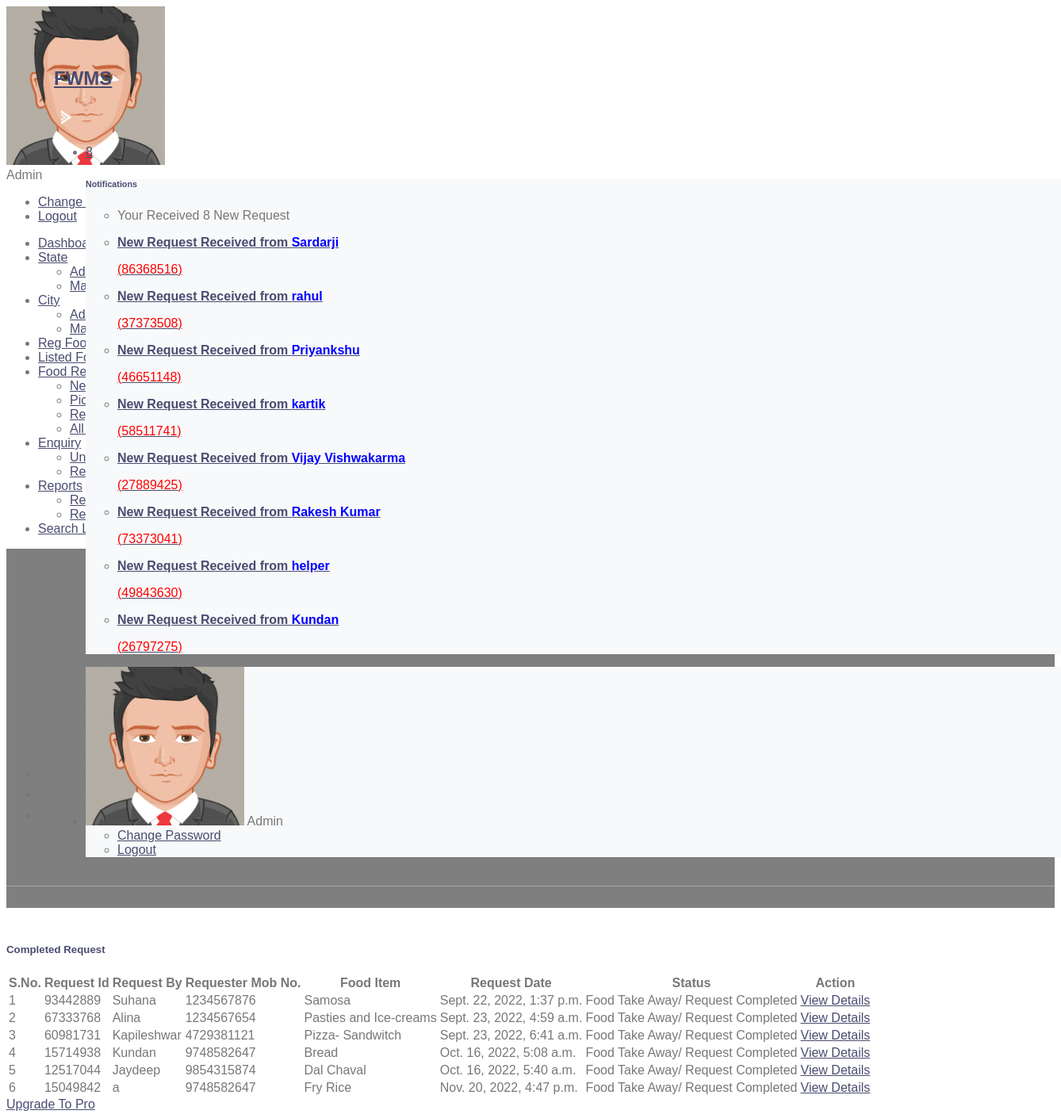
Screenshot of /completeRequest (signed in) with the database file from the repository.
### foodwaste/models.py (models this page shows, shortened)
class Foodrequests(models.Model):
    food = models.ForeignKey(Food, on_delete=models.CASCADE, null=True)
    requestNumber = models.CharField(max_length=150, null=True)
    fullName = models.CharField(max_length=250, null=True)
    mobileNumber = models.CharField(max_length=15, null=True)
    message = models.CharField(max_length=350, null=True)
    requestDate = models.DateTimeField(auto_now_add=True)
    status = models.CharField(max_length=50, null=True) #tobc
    donorRemark = models.CharField(max_length=250, null=True)
    requestCompletionDate = models.DateField(null=True)

class Food(models.Model):
    donorid = models.ForeignKey(Donor, on_delete=models.CASCADE, null=True)
    foodId = models.CharField(max_length=150, null=True)
    FoodItems = models.CharField(max_length=250, null=True)
    city = models.ForeignKey(City, on_delete=models.CASCADE)
    Description = models.CharField(max_length=300, null=True)
    PickupDate = models.DateField(null=True)
    PickupAddress = models.CharField(max_length=250, null=True)
    ContactPerson = models.CharField(max_length=150, null=True)
    CPMobNumber = models.CharField(max_length=15, null=True)
    Image = models.FileField(null=True,blank=True)
    CreationDate = models.DateTimeField(auto_now_add=True)
    UpdationDate = models.DateField(null=True)

### foodwaste/views.py (the view)
# urls.py: path('completeRequest', completeRequest, name='completeRequest'),
def completeRequest(request):
    if not request.user.is_authenticated:
        return redirect('admin_login')
    foodrequest = Foodrequests.objects.filter(status='Food Take Away/ Request Completed')
    return render(request, 'admin/completeRequest.html', locals())

### foodwaste/templatetags/custom_tag.py (called while the page is built)
@register.filter(name = 'notification')
def notification(obj):
    foodrequest  = Foodrequests.objects.filter(status=None)
    return foodrequest

@register.simple_tag()
def notificationcount(*args, **kwargs):
    foodrequestcount  = Foodrequests.objects.filter(status=None).count()
    return foodrequestcount

### foodwaste/templates/admin/completeRequest.html (shortened to what this page needs)
{% extends 'admin_base.html' %}
{% load static %}
{% block main %}
<section class="pcoded-main-container">
    <div class="pcoded-content">
        <div class="page-header">
            <div class="page-block">
                <div class="row align-items-center">
                    <div class="col-md-12">
                        <div class="page-header-title">
                            <h5 class="m-b-10">Completed Request</h5>
                        </div>
                        <ul class="breadcrumb">
                            <li class="breadcrumb-item"><a href="{% url 'dashboard' %}"></a></li>
                            <li class="breadcrumb-item"><a href="">Request</a></li>
                            <li class="breadcrumb-item"><a href="">Completed Request</a></li>
                        </ul>
                    </div>
                </div>
            </div>
        </div>
        <div class="row">
            <div class="col-md-12">
                <div class="card">
                    <div class="card-header">
                        <h5>Completed Request</h5>
                    </div>
                    <div class="card-body table-border-style">
                        <div class="table-responsive">
                            <table class="table">
                                <thead>
                                <tr>
                                    <th class="ml-5">S.No.</th>
                                    <th>Request Id</th>
                                    <th>Request By</th>
                                    <th>Requester Mob No.</th>
                                    <th>Food Item</th>
                                    <th>Request Date</th>
                                    <th>Status</th>
                                    <th>Action</th>
                                </tr>
                                </thead>
                                <tbody>
                                {% for i in foodrequest %}
                                <tr>
                                    <td>{{forloop.counter}}</td>
                                    <td>{{i.requestNumber}}</td>
                                    <td>{{i.fullName}}</td>
                                    <td>{{i.mobileNumber}}</td>
                                    <td>{{i.food.FoodItems}}</td>
                                    <td>{{i.requestDate}}</td>
                                    {% if i.status == None%}
                                    <td>Not Update Yet</td>
                                    {% else %}
                                    <td>{{i.status}}</td>
                                    {% endif %}
                                    <td><a href="{% url 'view_requestDtls' i.id %}" class="text-primary">View Details</a></td>
                                </tr>
                                {% endfor %}
                                </tbody>
                            </table>
                        </div>
                    </div>
                </div>
            </div>
        </div>
    </div>
</section>
{% endblock %}

### foodwaste/templates/admin_base.html (shortened to what this page needs)
{% load static %}
{% load custom_tag %}
<!DOCTYPE html>
<html lang="en">
<head>
    <link rel="stylesheet" href="{% static 'assets/css/style.css' %}">
</head>
<body class="">
<nav class="pcoded-navbar  ">
    <div class="navbar-wrapper  ">
        <div class="navbar-content scroll-div ">
            <div class="">
                <div class="main-menu-header">
                    <img class="img-radius" src="{% static 'assets/images/user/avatar-2.png' %}" alt="User-Profile-Image">
                    <div class="user-details">
                        <div id="more-details">Admin</div>
                    </div>
                </div>
                <div class="collapse" id="nav-user-link">
                    <ul class="list-unstyled">
                        <li class="list-group-item"><a href="{% url 'changePassword' %}">Change Password</a>
                        </li>
                        <li class="list-group-item"><a href="/logout">Logout</a></li>
                    </ul>
                </div>
            </div>
            <ul class="nav pcoded-inner-navbar ">
                <li class="nav-item">
                    <a href="{% url 'dashboard' %}" class="nav-link "><span class="pcoded-micon"></span><span
                            class="pcoded-mtext">Dashboard</span></a>
                </li>
                <li class="nav-item pcoded-hasmenu">
                    <a href="#" class="nav-link "><span class="pcoded-micon"></span><span
                            class="pcoded-mtext">State</span></a>
                    <ul class="pcoded-submenu">
                        <li><a href="{% url 'addState' %}">Add State</a></li>
                        <li><a href="{% url 'manageState' %}">Manage State</a></li>
                    </ul>
                </li>
                <li class="nav-item pcoded-hasmenu">
                    <a href="#" class="nav-link "><span class="pcoded-micon"></span><span
                            class="pcoded-mtext">City</span></a>
                    <ul class="pcoded-submenu">
                        <li><a href="{% url 'addCity' %}">Add City</a></li>
                        <li><a href="{% url 'manageCity' %}">Manage City</a></li>
                    </ul>
                </li>
                <li class="nav-item">
                    <a href="{% url 'regFoodDonor' %}" class="nav-link "><span class="pcoded-mtext">Reg Food Donor</span></a>
                </li>
                <li class="nav-item">
                    <a href="{% url 'listedFood' %}" class="nav-link "><span class="pcoded-mtext">Listed Food</span></a>
                </li>
                <li class="nav-item pcoded-hasmenu">
                    <a href="#" class="nav-link "><span class="pcoded-mtext">Food Request</span></a>
                    <ul class="pcoded-submenu">
                        <li><a href="{% url 'newRequest' %}">New Request</a></li>
                        <li><a href="{% url 'completeRequest' %}">Picked/Take Away/Completed</a></li>
                        <li><a href="{% url 'rejectRequest' %}">Rejected Request</a></li>
                        <li><a href="{% url 'allRequest' %}">All Request</a></li>
                    </ul>
                </li>
                <li class="nav-item pcoded-hasmenu">
                    <a href="#" class="nav-link "><span class="pcoded-micon"></span><span
                            class="pcoded-mtext">Enquiry</span></a>
                    <ul class="pcoded-submenu">
                        <li><a href="{% url 'unreadEnquiry' %}">Unread Enquiry</a></li>
                        <li><a href="{% url 'readEnquiry' %}">Read Enquiry</a></li>
                    </ul>
                </li>
                <li class="nav-item pcoded-hasmenu">
                    <a href="#" class="nav-link "><span class="pcoded-micon"></span><span
                            class="pcoded-mtext">Reports</span></a>
                    <ul class="pcoded-submenu">
                        <li><a href="{% url 'reportDonatedFood' %}">Report of Donated Food</a></li>
                        <li><a href="{% url 'reportregfoodDonor' %}">Report of Reg Food Donor</a></li>
                    </ul>
                </li>
                <li class="nav-item">
                    <a href="{% url 'searchFood' %}" class="nav-link "><span class="pcoded-mtext">Search Listed Food</span></a>
                </li>
            </ul>
        </div>
    </div>
</nav>
<header class="navbar pcoded-header navbar-expand-lg navbar-light header-dark">
    <div class="m-header">
        <a href="#!" class="b-brand">
            <h2>FWMS</h2>
            <img src="{% static 'assets/images/logo-icon.png' %}" alt="" class="logo-thumb">
        </a>
    </div>
    <div class="collapse navbar-collapse">
        <ul class="navbar-nav ml-auto">
            <li>
                <div class="dropdown">
                    <a class="dropdown-toggle" href="#" data-toggle="dropdown">
                        <span class="badge badge-pill badge-danger">{% notificationcount %}</span>
                    </a>
                    <div class="dropdown-menu dropdown-menu-right notification">
                        <div class="noti-head">
                            <h6 class="d-inline-block m-b-0">Notifications</h6>
                        </div>
                        <ul class="noti-body">
                            <li class="n-title">
                                <p class="m-b-0">Your Received {% notificationcount %} New Request</p>
                            </li>
                            {% for i in ""|notification %}
                            <li class="notification">
                                <a href="{% url 'newRequest' %}">
                                <div class="media">
                                    <div class="media-body">
                                        <p><strong>New Request Received from <span style="color: blue">{{i.fullName}}</span></strong></p>
                                        <p style="color: red;">({{i.requestNumber}})</p>
                                    </div>
                                </div> </a>
                            </li>
                            {% empty %}
                            <li style="text-align : center">No Records Found</li>
                            {% endfor %}
                        </ul>
                    </div>
                </div>
            </li>
            <li>
                <div class="dropdown drp-user">
                    <div class="dropdown-menu dropdown-menu-right profile-notification">
                        <div class="pro-head">
                            <img src="{% static 'assets/images/user/avatar-2.png' %}" class="img-radius" alt="User-Profile-Image">
                            <span>Admin</span>
                        </div>
                        <ul class="pro-body">
                            <li><a href="{% url 'changePassword' %}" class="dropdown-item"> Change Password</a></li>
                            <li><a href="/logout" class="dropdown-item"> Logout</a></li>
                        </ul>
                    </div>
                </div>
            </li>
        </ul>
    </div>
</header>
{% block main %}
{% endblock %}
</body>
</html>

### foodwaste/static/css/style.css (style rules this page uses)
body { color: #777777; font-weight: 500; background: #ffffff; font-family: 'Quicksand', sans-serif; }
h1, h2, h3, h4, h5, h6 { color: #4a4c70; }
a { color: #4a4c70; transition: .3s; }
.navbar { position: relative; transition: .5s; z-index: 999; }
.navbar .dropdown-menu { margin-top: 0; border: 0; border-radius: 0; background: #f8f9fa; }
@media (min-width: 992px) { .navbar { position: absolute; width: 100%; top: 45px; padding: 20px 60px; background: transparent !important; border-bottom: 1px solid rgba(255, 255, 255, .3); z-index: 9; } }
.page-header { position: relative; margin-bottom: 45px; padding: 210px 0 90px 0; text-align: center; background: linear-gradient(rgba(0, 0, 0, .5), rgba(0, 0, 0, .5)), url(../img/page-header.jpg); background-attachment: fixed; background-position: center; background-repeat: no-repeat; background-size: cover; }
.page-header a { position: relative; padding: 0 12px; font-size: 22px; color: #ffffff; }
.page-header a::after { position: absolute; content: "/"; width: 8px; height: 8px; top: -2px; right: -7px; text-align: center; color: #ffffff; }
.page-header a:last-child::after { display: none; }

### rows the page displays
Foodrequests: fullName "Sardarji", requestNumber "86368516"
Foodrequests: fullName "rahul", requestNumber "37373508"
Foodrequests: fullName "Priyankshu", requestNumber "46651148"
Foodrequests: fullName "kartik", requestNumber "58511741"
Foodrequests: fullName "Vijay Vishwakarma", requestNumber "27889425"
Foodrequests: fullName "Rakesh Kumar", requestNumber "73373041"
Foodrequests: fullName "helper", requestNumber "49843630"
Foodrequests: fullName "Kundan", requestNumber "26797275"
Foodrequests: requestNumber "93442889", fullName "Suhana", mobileNumber "1234567876", food.FoodItems "Samosa", requestDate "Sept. 22, 2022, 1:37 p.m.", status "Food Take Away/ Request Completed"
Foodrequests: requestNumber "67333768", fullName "Alina", mobileNumber "1234567654", food.FoodItems "Pasties and Ice-creams", requestDate "Sept. 23, 2022, 4:59 a.m.", status "Food Take Away/ Request Completed"
Foodrequests: requestNumber "60981731", fullName "Kapileshwar", mobileNumber "4729381121", food.FoodItems "Pizza- Sandwitch", requestDate "Sept. 23, 2022, 6:41 a.m.", status "Food Take Away/ Request Completed"
Foodrequests: requestNumber "15714938", fullName "Kundan", mobileNumber "9748582647", food.FoodItems "Bread", requestDate "Oct. 16, 2022, 5:08 a.m.", status "Food Take Away/ Request Completed"
Foodrequests: requestNumber "12517044", fullName "Jaydeep", mobileNumber "9854315874", food.FoodItems "Dal Chaval", requestDate "Oct. 16, 2022, 5:40 a.m.", status "Food Take Away/ Request Completed"
Foodrequests: requestNumber "15049842", fullName "a", mobileNumber "9748582647", food.FoodItems "Fry Rice", requestDate "Nov. 20, 2022, 4:47 p.m.", status "Food Take Away/ Request Completed"
